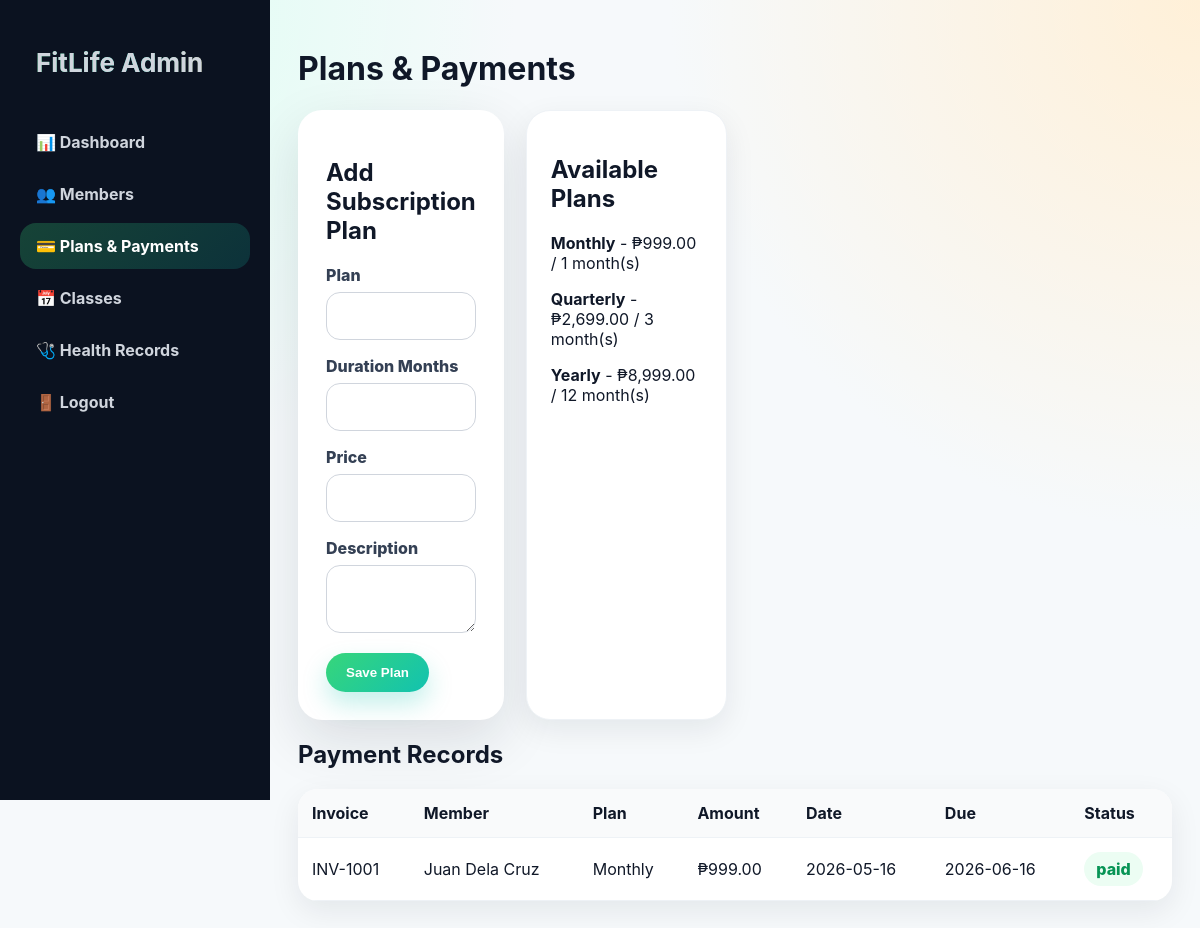
The page /admin/plans.php (signed in) on the database its author committed.
### tables this page shows
CREATE TABLE subscription_plans(
 id INT AUTO_INCREMENT PRIMARY KEY,
 plan_name VARCHAR(80), duration_months INT, price DECIMAL(10,2), description TEXT
);

CREATE TABLE payments(
 id INT AUTO_INCREMENT PRIMARY KEY,
 member_id INT NOT NULL, plan_id INT NOT NULL, amount DECIMAL(10,2), payment_date DATE, due_date DATE,
 status ENUM('paid','pending','overdue') DEFAULT 'paid', invoice_no VARCHAR(40),
 FOREIGN KEY(member_id) REFERENCES members(id) ON DELETE CASCADE,
 FOREIGN KEY(plan_id) REFERENCES subscription_plans(id)
);

CREATE TABLE users(
 id INT AUTO_INCREMENT PRIMARY KEY,
 full_name VARCHAR(120) NOT NULL,
 username VARCHAR(60) NULL UNIQUE,
 email VARCHAR(120) NOT NULL UNIQUE,
 password VARCHAR(255) NOT NULL,
 role ENUM('user') NOT NULL DEFAULT 'user',
 status ENUM('active','inactive') DEFAULT 'active',
 created_at TIMESTAMP DEFAULT CURRENT_TIMESTAMP
);

### web/config/auth.php (called while the page is built, shortened)
<?php
function e($str){ return htmlspecialchars((string)$str, ENT_QUOTES, 'UTF-8'); }
?>

### web/admin/plans.php (the view, shortened to what this page needs)
<?php require '../config/database.php'; require_once '../config/auth.php'; require_role('admin');
$plans=mysqli_query($conn,"SELECT * FROM subscription_plans");$pays=mysqli_query($conn,"SELECT p.*,u.full_name,sp.plan_name FROM payments p JOIN members m ON p.member_id=m.id JOIN users u ON m.user_id=u.id JOIN subscription_plans sp ON p.plan_id=sp.id ORDER BY p.id DESC"); ?>
<!DOCTYPE html><html><head><title>Plans</title><link rel="stylesheet" href="../assets/css/style.css"></head><body><div class="layout"><?php include '_nav.php'; ?><main class="main"><h1>Plans & Payments</h1><div class="grid" style="padding:0"><form class="form" method="post"><h2>Add Subscription Plan</h2><label>Plan</label><input name="plan_name" required><label>Duration Months</label><input name="duration" type="number" required><label>Price</label><input name="price" type="number" step=".01" required><label>Description</label><textarea name="description"></textarea><button>Save Plan</button></form><div class="card"><h2>Available Plans</h2><?php while($r=mysqli_fetch_assoc($plans)):?><p><b><?=e($r['plan_name'])?></b> - ₱<?=number_format($r['price'],2)?> / <?=$r['duration_months']?> month(s)</p><?php endwhile;?></div></div><h2>Payment Records</h2><table class="table"><tr><th>Invoice</th><th>Member</th><th>Plan</th><th>Amount</th><th>Date</th><th>Due</th><th>Status</th></tr><?php while($r=mysqli_fetch_assoc($pays)):?><tr><td><?=e($r['invoice_no'])?></td><td><?=e($r['full_name'])?></td><td><?=e($r['plan_name'])?></td><td>₱<?=number_format($r['amount'],2)?></td><td><?=$r['payment_date']?></td><td><?=$r['due_date']?></td><td><span class="badge"><?=$r['status']?></span></td></tr><?php endwhile;?></table></main></div></body></html>

### web/assets/css/style.css (style rules this page uses)
:root { --green:#37d67a;--teal:#12c2b0;--orange:#ff8a3d;--dark:#101828;--muted:#667085;--bg:#f6f9fb;--card:#fff;--danger:#ef4444;--warn:#f59e0b;--radius:24px;--shadow:0 20px 55px rgba(16,24,40,.12) }
* { box-sizing:border-box }
body { margin:0;font-family:Inter,Segoe UI,Arial,sans-serif;background:radial-gradient(circle at top left,#d7fff0,transparent 34%),radial-gradient(circle at top right,#fff0d8,transparent 35%),var(--bg);color:var(--dark) }
.btn,button { border:0;border-radius:999px;padding:12px 20px;font-weight:800;cursor:pointer;background:linear-gradient(135deg,var(--green),var(--teal));color:#fff;box-shadow:0 12px 24px rgba(18,194,176,.25);display:inline-block }
.features,.grid { display:grid;grid-template-columns:repeat(4,1fr);gap:22px;padding:20px 7% 70px }
.card { background:var(--card);border-radius:var(--radius);padding:24px;box-shadow:0 10px 30px rgba(16,24,40,.08);border:1px solid #eef2f6;transition:.25s }
.layout { display:grid;grid-template-columns:270px 1fr;min-height:100vh }
.main { padding:28px }
.table { width:100%;border-collapse:collapse;background:white;border-radius:20px;overflow:hidden;box-shadow:0 10px 30px rgba(16,24,40,.08) }
.table th,.table td { padding:14px;border-bottom:1px solid #eef2f6;text-align:left }
.table th { background:#f9fafb }
.form { max-width:880px;background:white;border-radius:24px;padding:28px;box-shadow:var(--shadow) }
input,select,textarea { width:100%;padding:13px 14px;border:1px solid #d0d5dd;border-radius:14px;margin:7px 0 16px;font:inherit }
label { font-weight:800;color:#344054 }
.badge { padding:7px 12px;border-radius:999px;background:#ecfdf3;color:#079455;font-weight:800;display:inline-block }

### rows shown on the page
subscription_plans: plan_name "Monthly", price "999.00", duration_months "1"
subscription_plans: plan_name "Quarterly", price "2,699.00", duration_months "3"
subscription_plans: plan_name "Yearly", price "8,999.00", duration_months "12"
payments: invoice_no "INV-1001", users.full_name "Juan Dela Cruz", plan.plan_name "Monthly", amount "999.00", payment_date "2026-05-16", due_date "2026-06-16", status "paid"
